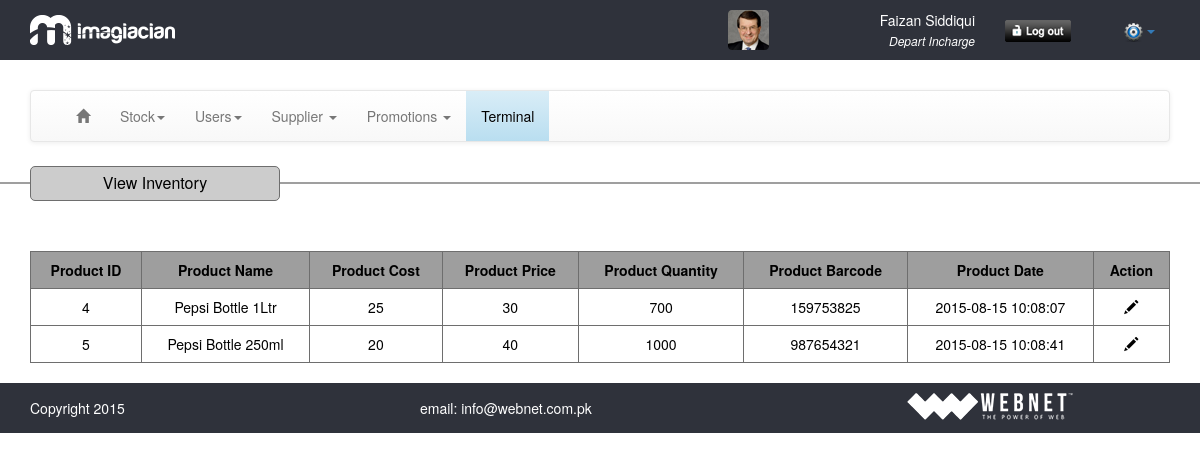
The app's page /view_inventory.php (signed in), older data.
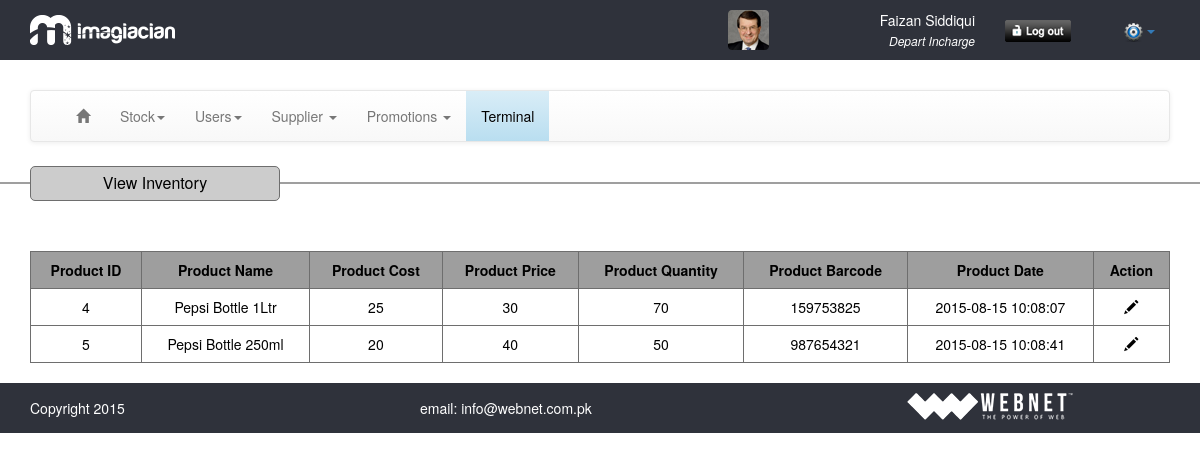
The same page, newer data.
### tables this page shows
CREATE TABLE IF NOT EXISTS `inventory` (
  `inv_id` int(11) NOT NULL,
  `inv_name` varchar(128) NOT NULL,
  `inv_pid` int(11) NOT NULL,
  `inv_cost` decimal(10,0) NOT NULL,
  `inv_price` decimal(10,0) NOT NULL,
  `inv_quantity` int(11) NOT NULL,
  `inv_barcode` int(11) NOT NULL,
  `inv_ts` timestamp NOT NULL DEFAULT CURRENT_TIMESTAMP
);

CREATE TABLE IF NOT EXISTS `products` (
  `p_id` int(11) NOT NULL,
  `p_name` text NOT NULL,
  `p_supplier` int(11) NOT NULL,
  `p_cost` decimal(10,0) NOT NULL,
  `p_price` decimal(10,0) NOT NULL,
  `p_gst` decimal(10,0) NOT NULL,
  `p_vat` decimal(10,0) NOT NULL,
  `p_barcode` tinytext NOT NULL,
  `p_volumetype` varchar(32) NOT NULL,
  `p_volumevalue` varchar(32) NOT NULL,
  `p_skucrate` int(11) NOT NULL,
  `p_skucarton` int(11) NOT NULL,
  `p_skubag` int(11) NOT NULL,
  `p_datetime` timestamp NOT NULL DEFAULT CURRENT_TIMESTAMP
);

### common/class.database.php (called while the page is built, shortened)
<?php
class Database {
    public $_DB;
    public $_query;
    public $_select = array();
    public $_action;
    public $_table;
    public $_joins = array();
    public function __construct() {
        try {
            $this->_DB = new PDO('mysql:host=' . DB_HOST . ';dbname=' . DB_NAME, DB_USER, DB_PASS);
            $this->_DB->setAttribute(PDO::ATTR_ERRMODE, PDO::ERRMODE_EXCEPTION);
        } catch (PDOException $e) {
            echo 'ERROR: ' . $e->getMessage();
        }
    }
    public function query($query) {
        try {
            $this->_query = $this->_DB->prepare(filter_var($query, FILTER_SANITIZE_STRING));
            $this->_query->execute();
            $this->_select = array();
            $this->_joins = array();
        } catch (PDOException $e) {
            $er = $e->errorInfo;
            echo '<p style="font-family:arial; background:#F00; position:absolute; z-index:10000; color:#FFF; padding:5px;">ERROR: ' . $er[2] . '</p>';
        }
    }
    public function join($table_name, $override_name, $join_type = 'INNER JOIN', $match, $select = NULL) {
        $this->_joins[] = $join_type . ' ' . $table_name . ' AS ' . $override_name . ' ON ' . $match;
    }
    public function build_query() {
        $query = $this->_action;
        if ($this->_action == 'SELECT') {
            if (!empty($this->_select)) {
                foreach ($this->_select as $column_name => $name) {
                    $query .=' ' . $column_name . ' as ' . $name . ', ';
                }
            } else {
                $query .= ' *';
            }
            $query = rtrim($query, ', ');
        }
        if ($this->_action != 'UPDATE' && $this->_action != 'INSERT') {
            $query .= ' FROM ';
        }
        $query .= $this->_table;
        if (!empty($this->_joins)) {
            $query .= ' ';
            $query .= implode(' ', $this->_joins);
        }
        $this->query($query);
    }
    public function all_results($fetch_type = PDO::FETCH_OBJ) {
        return $this->_query->fetchAll($fetch_type);
    }
    public function from($table_name, $num_rows = NULL) {
        $this->_action = 'SELECT';
        $this->_table = $table_name;
        $this->build_query();
    }
}

### classes/class.inventory.php (called while the page is built, shortened)
<?php
class inventory extends database
{
	private $table_name;
	function __construct()
	{
		$this->table_name = 'inventory';
	}
	public function get_int($ID = NULL)
	{
		$this->from($this->table_name);
		return $this->all_results();
	}
}
?>

### view_inventory.php (the view, shortened to what this page needs)
<?php require_once 'header.php'; ?>
<section>
	<hr/>
	<div class="container">
		<div class="row">
			<div class="tableHeading">
				<p class="nomargin alignCenter">View Inventory</p>
			</div>
			<div class="col-md-12">
				<?php
				$inventory = new inventory();
				$results = $inventory->get_int();
				if ($results) {
				?>
				<table border="1" cellpadding="5" cellspacing="0" class="table table-hover tableView">
					<tr>
						<th>Product ID</th>
						<th>Product Name</th>
						<th>Product Cost</th>
						<th>Product Price</th>
						<th>Product Quantity</th>
						<th>Product Barcode</th>
						<th>Product Date</th>
						<th>Action</th>
					</tr>
						<?php
						foreach($results as $res){
						echo '<tr>';
						echo '<td>'. $res->inv_id .'</td>';
						echo '<td>'. $res->p_name .'</td>';
						echo '<td>'. $res->inv_cost.'</td>';
						echo '<td>'. $res->inv_price .'</td>';
						echo '<td>'. $res->inv_quantity .'</td>';
						echo '<td>'. $res->inv_barcode .'</td>';
						echo '<td>'. $res->inv_ts .'</td>';
						echo '<td><a href="add_inventory.php?id='.$res->inv_id.'"><span class="glyphicon glyphicon-pencil"></span></a></td>';
						echo '</tr>';
						}
						?>
				</table>
				<?php
				}else{
					echo 'Error';
				}
				?>
			</div>
</section>
<?php require_once 'footer.php'; ?>

Row changes from the older to the newer data that the page shows:
changed inventory "Pepsi Bottle 1Ltr": inv_quantity "700" → "70"
changed inventory "Pepsi Bottle 250ml": inv_quantity "1000" → "50"
